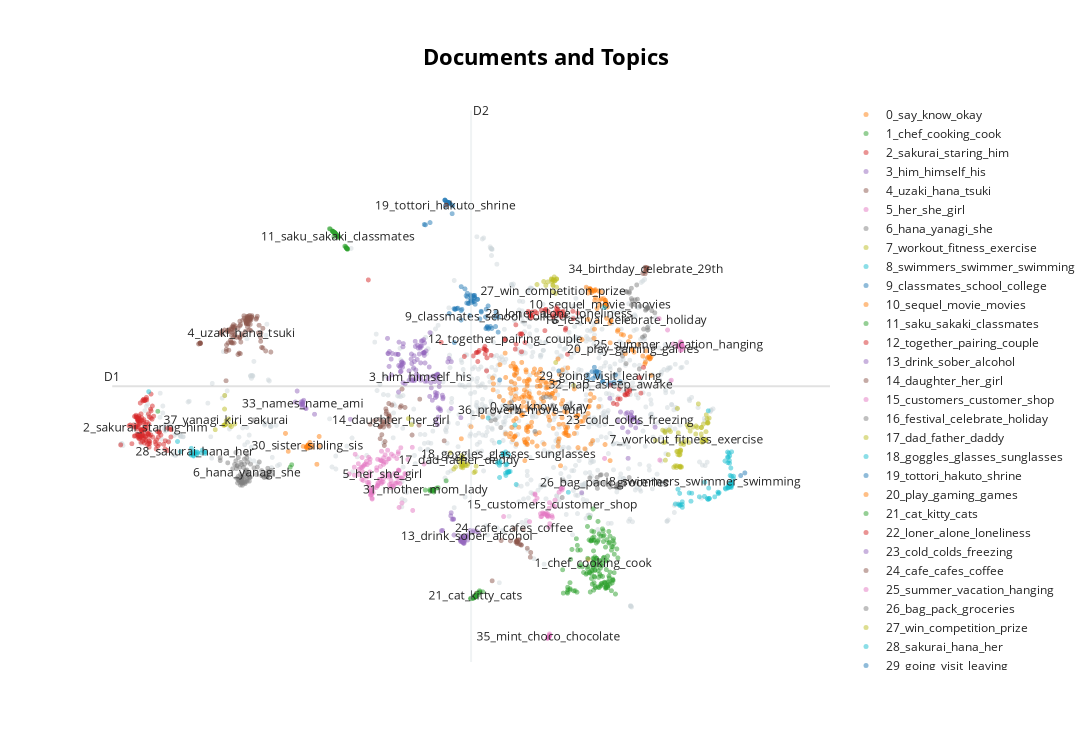

Notebook source saved alongside this figure:
### Code cell
# 6. Data Exploration/Document Cloud 

# Recalculates embeddings for 2D space (UMAP) and colors them by topic. 

topic_model.visualize_documents(docs, embeddings = embeddings)
